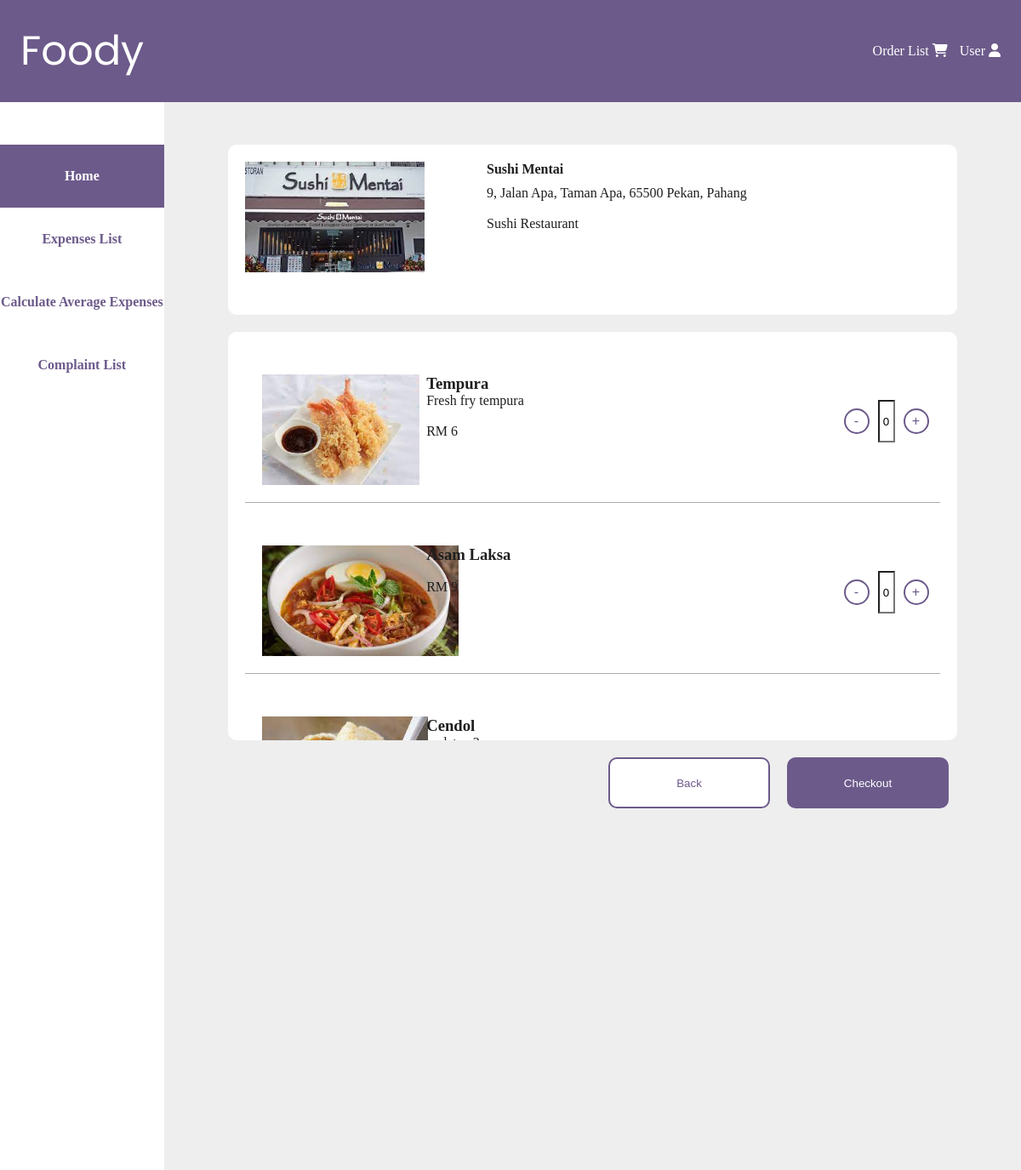
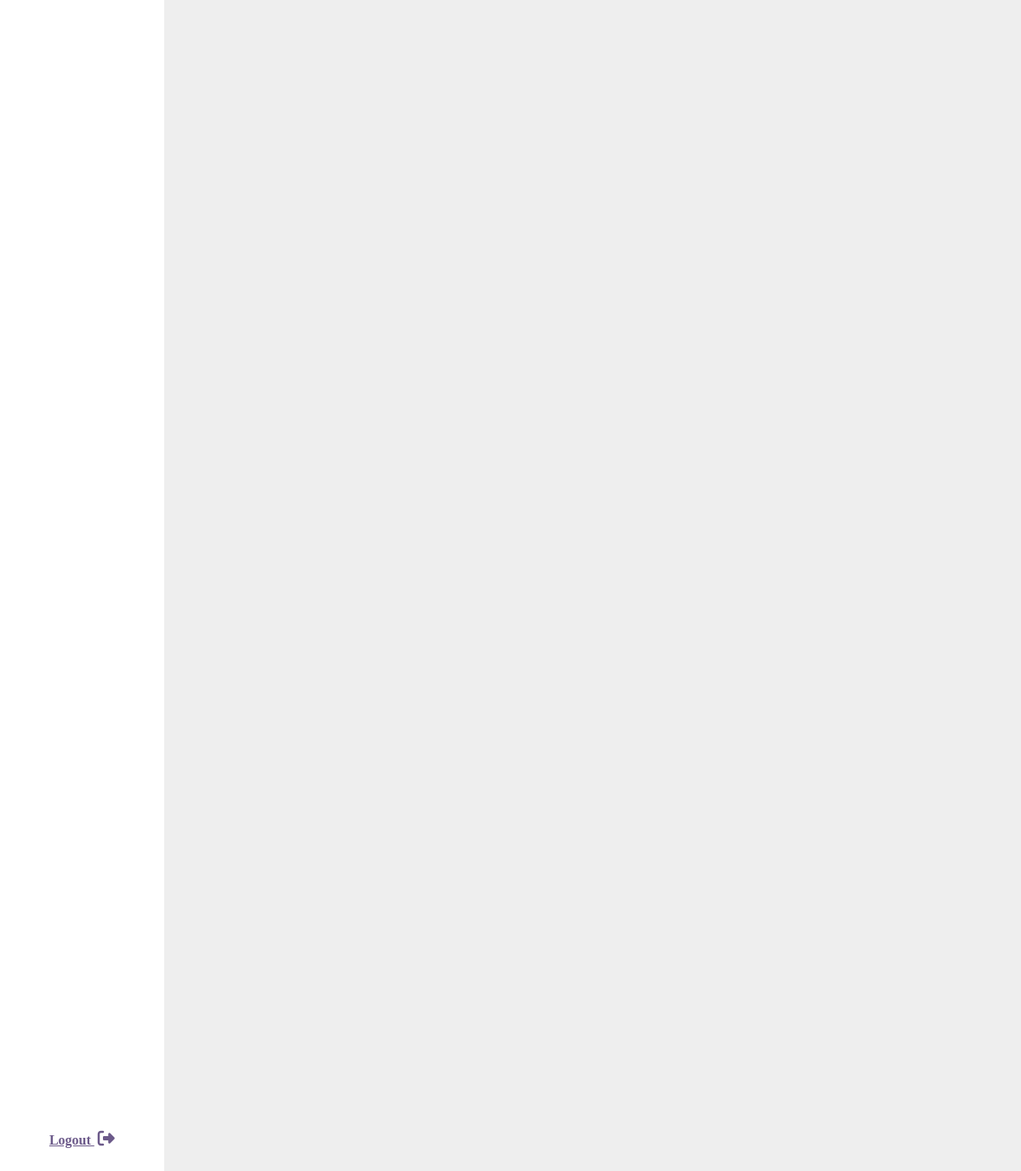
/user/View/restaurant/index.php?a=1, run on the app's committed database (2 pictures, top to bottom).
### tables this page shows
CREATE TABLE `restaurant` (
  `restaurant_ID` int(10) NOT NULL,
  `ro_ID` varchar(10) NOT NULL,
  `restaurant_name` varchar(30) NOT NULL,
  `restaurantType_ID` int(10) NOT NULL,
  `contact` varchar(20) NOT NULL,
  `restaurant_address` varchar(100) NOT NULL,
  `operating_hour_open` time NOT NULL,
  `operating_hour_close` time NOT NULL,
  `restaurant_description` text NOT NULL,
  `restaurant_image` varchar(255) NOT NULL
);

CREATE TABLE `food` (
  `food_ID` int(10) NOT NULL,
  `restaurant_ID` int(10) NOT NULL,
  `food_title` varchar(30) NOT NULL,
  `food_category_ID` int(10) NOT NULL,
  `food_description` text NOT NULL,
  `food_image` varchar(255) NOT NULL,
  `food_price` float NOT NULL,
  `food_availability` tinyint(1) NOT NULL DEFAULT 1
);

### user/View/restaurant/index.php (the view, shortened to what this page needs)
<?php
include("../../php/connect-database.php");
$restaurant_ID=$_GET['a'];
$result=mysqli_query($conn, "SELECT food_ID FROM food WHERE restaurant_ID='$restaurant_ID' limit 1");
$row=mysqli_fetch_array($result, 1);
$id=$row['food_ID'];
?>
<!DOCTYPE html>
<html lang="en">
<head>
    <link rel="stylesheet" href="../../styles/main.css">
    <link rel="stylesheet" href="../../styles/restaurant/restaurant-details.css">
</head>
<body>
    <div id="title-bar">
        <a id="foody-link" class="icon-link" href="../index.php">Foody</a>
        <div>
            <a class="icon-link" href="../restaurant/order-list.php">
                Order List
                <i class="fa-solid fa-cart-shopping"></i>
            </a>
          <a class="icon-link" href="../user.php">
            User
            <i class="fa-solid fa-user"></i>
          </a>
        </div>
    </div>
    <div id="content-wrapper">
        <nav id="nav-bar">
        <ul>
            <li><a class="nav-link active" href="../index.php">Home</a></li>
            <li><a class="nav-link" href="../expenses-list/index.php">Expenses List</a></li>
            <li><a class="nav-link" href="../calculate-average-expenses/index.php">Calculate Average Expenses</a></li>
            <li><a class="nav-link" href="../../../complaint/foody-complaint/user/complaintlistmain.php">Complaint List</a></li>
        </ul>
        <a href="../../../logout.php" class="nav-link" style="text-decoration: underline;">
            Logout
             <i class="fa fa-sign-out" aria-hidden="true" style></i>
         </a>
        </nav>
        <div id="main-content">
            <div id="restaurant">
                <?php
                $result=mysqli_query($conn, "SELECT * FROM restaurant WHERE restaurant_ID='$restaurant_ID'");
                while($row=mysqli_fetch_array($result, 1)){ $_SESSION['restaurant_name']=$row['restaurant_name'];
                ?>
                <div id="restaurant-image"><img src="../../../assets/img/restaurant/<? echo $row['restaurant_image']?>"/></div>
                <div id="restaurant-info">
                    <h4 id="restaurant-name"><?php echo $row['restaurant_name']?></h4>
                    <p id="restaurant-address"><?php echo $row['restaurant_address']?></p><br>
                    <p id="restaurant-intro"><?php echo $row['restaurant_description']?></p>
                </div>
                <?php } ?>
            </div>
            <form method="POST" action="../restaurant/order-list.php?id=<?php echo $id;?>">
                <div id="food-list">
                    <?php
                    $result=mysqli_query($conn, "SELECT * FROM food WHERE restaurant_ID='$restaurant_ID' && food_availability=1");
                    if(mysqli_num_rows($result)>0){ $i=0;
                        while($row=mysqli_fetch_array($result, 1)){
                    ?>
                    <div class="food-card">
                        <div class="food-image">
                            <img src="../../../assets/img/menu/<?php  echo $restaurant_ID."/".$row['food_image'];?>"/>
                        </div>
                        <div class="food-details">
                            <h3><?php echo $row['food_title'];?></h3>
                            <p><?php echo $row['food_description'];?></p><br>
                            <p>RM <?php echo $row['food_price'];?></p>
                        </div>
                        <div class="food-quantity-section">
                            <button type="button" class="dec-button" name="minus">-</button>
                            <input type="text" class="food-quantity" value=<?php if(isset($_SESSION['order']) && array_key_exists($row['food_ID'], $foodQuantity)){echo reset($foodQuantity);;}else{echo "0";}?> id=<?php echo $i;$i=$i+1;?> name="<?php echo $row['food_ID']?>"/>
                            <button type="button" class="inc-button" name="plus">+</button>
                        </div>
                    </div>
                    <?php }}
                    ?>
                </div>
                <div class="button-section">
                    <a href="../index.php"><button type="button" id="back-button">Back</button></a>
                    <button type="submit" id="checkout-button">Checkout</button>
                </div>
            </form>
        </div>
    </div>
</body>
</html>

### user/styles/main.css (style rules this page uses)
:root { --primary-bg: #6C5A8A; --light-grey-bg: #EEE; --primary-txt: #1E1E1E; --seperator: #A9A9A9; --button-hover: #493b5e; }
* { margin: 0; padding: 0; box-sizing: border-box; }
body { min-height: 100vh; width: 100vw; color: var(--primary-txt); }
#title-bar { display: flex; align-items: center; justify-content: space-between; color: white; background-color: var(--primary-bg); height: 120px; width: 100%; padding: 32px 24px; }
#foody-link { font: 3rem 'Poppins', sans-serif; }
.icon-link { color: white; text-decoration: none; }
.icon-link { color: white }
.fa { font-size: 20px; margin-left: 4px; }
.fa-cart-shopping { margin-right: 10px; }
#content-wrapper { display: flex; flex-direction: row; background-color: var(--primary-bg); height: calc(100vh - 120px); }
#nav-bar { display: flex; flex-direction: column; justify-content: space-between; background-color: white; height: 100%; width: 236px; padding-top: 50px; }
.nav-link { display: inline-block; width: 100%; padding-top: 28px; padding-bottom: 28px; color: var(--primary-bg); font: bold 1rem 'PT-serif', serif; text-decoration: none; text-align: center; }
.active, .nav-link:hover { color: white; background-color: var(--primary-bg); transition: all ease-in 200ms; }
#main-content { background-color: var(--light-grey-bg); width: 100%; padding: 50px 75px; overflow-y: scroll; }

### user/styles/restaurant/restaurant-details.css (style rules this page uses)
#restaurant { background-color: white; border-radius: 10px; border: none; display: grid; gap: 10px; grid-template-columns: auto auto auto auto auto; height: 200px; }
#restaurant-image, .food-image { display: flex; grid-column-start: 1; grid-column-end: 2; padding-left: 20px; width: 200px; height: 150px; padding-top: 20px; }
#restaurant-info, .food-details { grid-column-start: 2 ; padding-top: 20px; margin-left: 40px; }
#restaurant-address { padding-top: 10px; }
#food-list { margin-top: 20px; background-color: white; border-radius: 10px; height: 30em; overflow-y: scroll; }
.food-card { display: grid; grid-template-columns: 20% 20% 20% 20% 20%; gap: 10px; padding-top: 10px; padding-bottom: 20px; margin: 20px; border-bottom: 1px solid var(--seperator); }
.food-quantity-section { align-content: center; display: flex; grid-column-start: 5; display: flex; margin: auto; margin-right: 100px; }
.food-quantity { width:20px; text-align: center; background-color: white; }
.button-section { width: 100%; justify-content: end; display: flex; margin-top: 10px; }
.button-section button { display: block; margin: 10px; }
#back-button { width: 190px; height: 60px; border: 2px solid var(--primary-bg); background-color: white; color: var(--primary-bg); border-radius: 10px; }
#checkout-button { width: 190px; height: 60px; border: none; background-color: var(--primary-bg); color: white; border-radius: 10px; }
a { text-decoration: none; }
.inc-button, .dec-button { width: 30px; height: 30px; border-radius: 30px; border: 2px solid var(--primary-bg); background-color: white; color: var(--primary-bg); margin: 10px; font-size: 16px; }

### data on the page
restaurant: restaurant_image (picture), restaurant_name "Sushi Mentai", restaurant_address "9, Jalan Apa, Taman Apa, 65500 Pekan, Pahang", restaurant_description "Sushi Restaurant"
food: food_image (picture), food_title "Tempura", food_description "Fresh fry tempura", food_price "6"
food: food_image (picture), food_title "Asam Laksa", food_price "9"
food: food_image (picture), food_title "Cendol"
